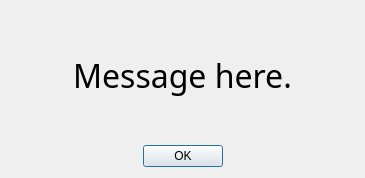
<?xml version="1.0" encoding="UTF-8"?>
<ui version="4.0">
 <class>Dialog</class>
 <widget class="QDialog" name="Dialog">
  <property name="geometry">
   <rect>
    <x>0</x>
    <y>0</y>
    <width>365</width>
    <height>178</height>
   </rect>
  </property>
  <property name="windowTitle">
   <string>Dialog</string>
  </property>
  <layout class="QVBoxLayout" name="verticalLayout_2">
   <item>
    <layout class="QVBoxLayout" name="verticalLayout">
     <item>
      <widget class="QLabel" name="messageLabel">
       <property name="font">
        <font>
         <family>Adobe Arabic</family>
         <pointsize>24</pointsize>
        </font>
       </property>
       <property name="text">
        <string>Message here.</string>
       </property>
       <property name="alignment">
        <set>Qt::AlignCenter</set>
       </property>
      </widget>
     </item>
     <item>
      <layout class="QHBoxLayout" name="buttonHLayout">
       <item>
        <spacer name="horizontalSpacer">
         <property name="orientation">
          <enum>Qt::Horizontal</enum>
         </property>
         <property name="sizeHint" stdset="0">
          <size>
           <width>40</width>
           <height>20</height>
          </size>
         </property>
        </spacer>
       </item>
       <item>
        <widget class="QPushButton" name="okButton">
         <property name="text">
          <string>OK</string>
         </property>
        </widget>
       </item>
       <item>
        <spacer name="horizontalSpacer_2">
         <property name="orientation">
          <enum>Qt::Horizontal</enum>
         </property>
         <property name="sizeHint" stdset="0">
          <size>
           <width>40</width>
           <height>20</height>
          </size>
         </property>
        </spacer>
       </item>
      </layout>
     </item>
    </layout>
   </item>
  </layout>
 </widget>
 <resources/>
 <connections/>
</ui>
